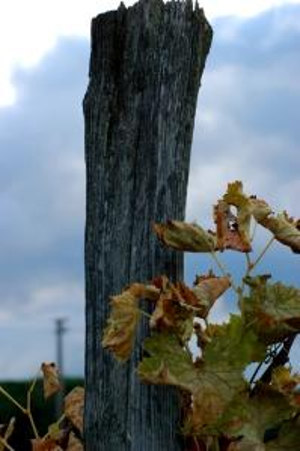
#> input picture image/2.png, 300 x 451 px, found by its file name
$ python evaluation.py
#> lines starting #> are read from the running program, lines starting #| are printed output that depends on the picture; after the words box and inside, x2 and y2 are one past the last pixel; in counts of white or black regions, pixels touching at a corner belong together
import numpy as np
import cv2

def evaluate(img1,img2):
    ret, th1 = cv2.threshold(img1, 127, 255, cv2.THRESH_BINARY)
    ret, th2 = cv2.threshold(img2, 127, 255, cv2.THRESH_BINARY)
    r1, c1 = th1.shape
    r2, c2 = th2.shape

    for i in range(r2):
        for j in range(c2):
            th2[i][j] = 255 - th2[i][j]

    n = r2 - r1
    add = np.zeros((n, c2))
    th1 = np.r_[th1, add]

    intersection = np.logical_and(th2, th1)
    union = np.logical_or(th2, th1)
    iou_score = np.sum(intersection) / np.sum(union)

    return iou_score

if __name__ == "__main__":
    img1 = cv2.imread('res_canny.jpg', 0)
    img2 = cv2.imread('2.png', 0)
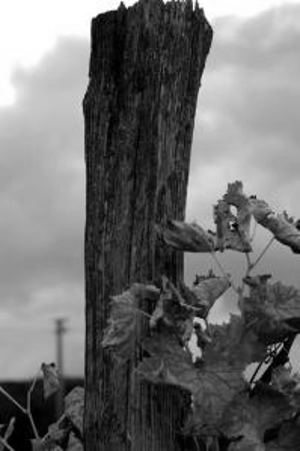
#> img2: shape (451, 300); min 0, max 255, mean 108.1
    print('the iou score is '+str(evaluate(img1,img2)))
#> in evaluate, `ret, th2 = cv2.threshold(img2, 127, 255, cv2.THRESH_BINARY)`:
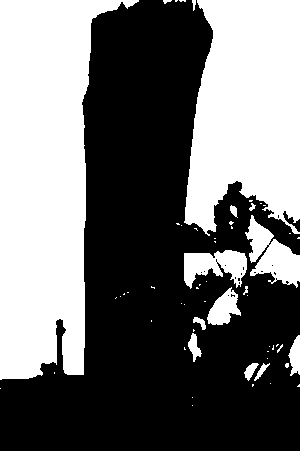
#> th2: shape (451, 300); 43.8% white; 58 white regions (43 under 20 px), largest, box (x1, y1, x2, y2) and area: (0, 0, 139, 380) 32329, (184, 0, 300, 236) 21543, (245, 215, 300, 288) 2000
#> (the run stopped early here; a loop or call above may not have finished)

$ run again, with image/0.png copied over image/2.png
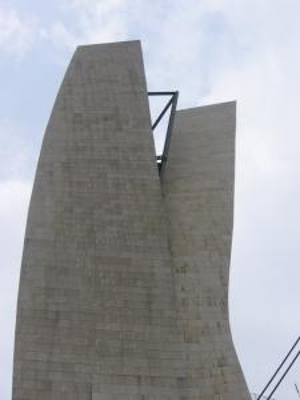
#> input picture image/0.png, 300 x 400 px, found by its file name
#> `img2 = cv2.imread('2.png', 0)`:
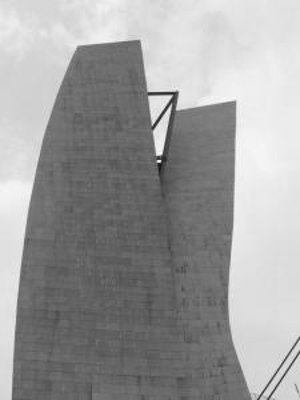
#> img2: shape (400, 300); min 18, max 254, mean 157.7
#> in evaluate, `ret, th2 = cv2.threshold(img2, 127, 255, cv2.THRESH_BINARY)`:
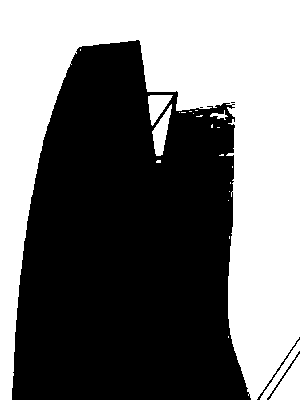
#> th2: shape (400, 300); 45.7% white; 23 white regions (17 under 20 px), largest, box (x1, y1, x2, y2) and area: (0, 0, 300, 400) 52620, (269, 354, 300, 400) 734, (152, 104, 172, 156) 488, (148, 95, 173, 126) 426, (260, 340, 300, 400) 422, (210, 110, 228, 120) 68

$ run again, with image/10.png copied over image/2.png
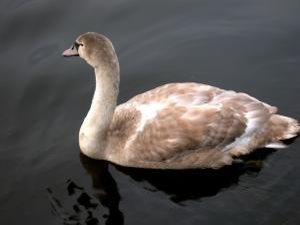
#> input picture image/10.png, 300 x 225 px, found by its file name
#> `img2 = cv2.imread('2.png', 0)`:
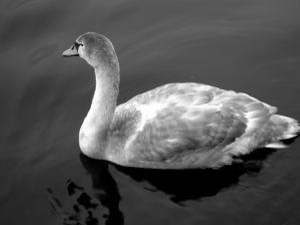
#> img2: shape (225, 300); min 0, max 255, mean 83.1
#> in evaluate, `ret, th2 = cv2.threshold(img2, 127, 255, cv2.THRESH_BINARY)`:
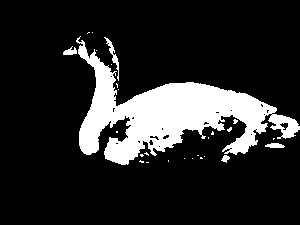
#> th2: shape (225, 300); 15.8% white; 27 white regions (22 under 20 px), largest, box (x1, y1, x2, y2) and area: (76, 36, 300, 165) 10248, (104, 37, 119, 81) 141, (265, 143, 285, 148) 76, (63, 46, 77, 55) 75, (221, 155, 230, 163) 42

$ run again, with image/11.png copied over image/2.png
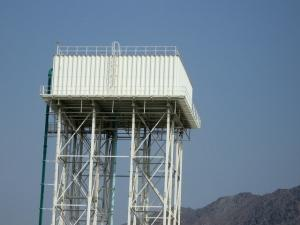
#> input picture image/11.png, 300 x 225 px, found by its file name
#> `img2 = cv2.imread('2.png', 0)`:
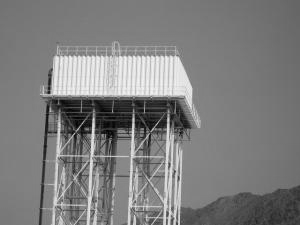
#> img2: shape (225, 300); min 1, max 248, mean 125.8
#> in evaluate, `ret, th2 = cv2.threshold(img2, 127, 255, cv2.THRESH_BINARY)`:
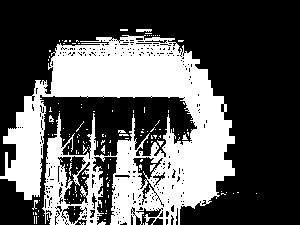
#> th2: shape (225, 300); 34.8% white; 144 white regions (135 under 20 px), largest, box (x1, y1, x2, y2) and area: (0, 35, 235, 225) 22825, (136, 29, 152, 32) 43, (150, 164, 156, 172) 26
